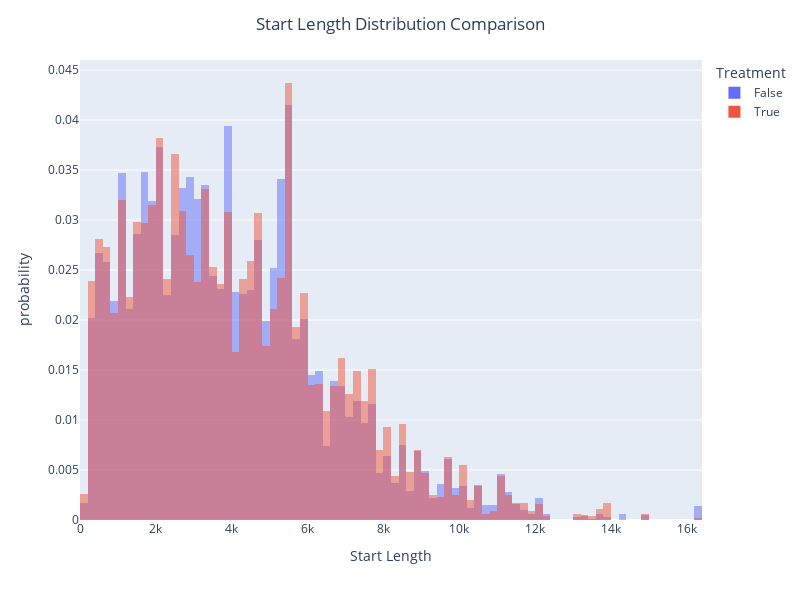
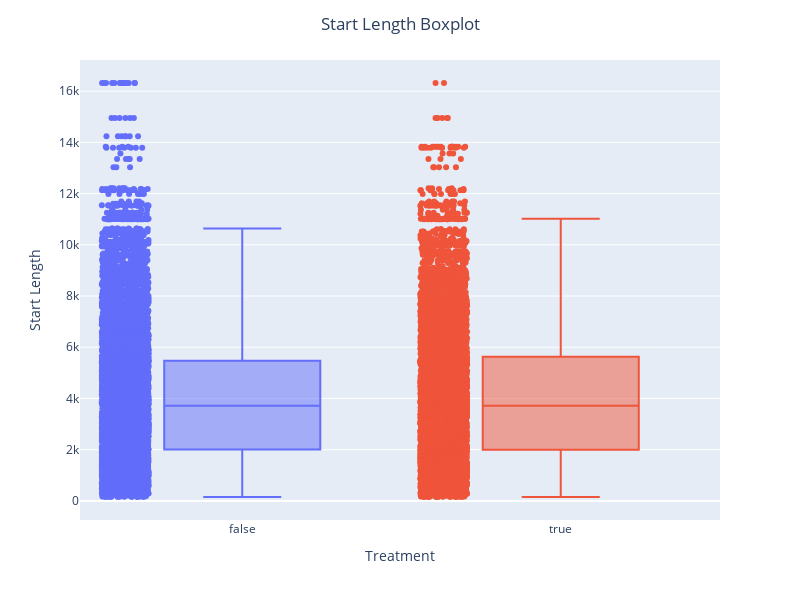

Notebook cell for these charts, in order:
### Code cell
fig, axes = plt.subplots(nrows=1, ncols=2, figsize=(15, 5))

ax = sns.histplot(df_analysis[df_analysis.treatment]["startLength"], stat='probability', color='blue', label='treated', element="step", ax=axes[0])
ax = sns.histplot(df_analysis[~df_analysis.treatment]["startLength"], stat='probability', color='orange', label='control', element="step", ax=axes[0])


bx = sns.boxplot(data=df_analysis, y="startLength", x="treatment", ax=axes[1], width=0.3, palette=["orange", "blue"])

ax.set(title='Start Length distribution comparison', xlabel="Start Length", ylabel='Start Length probability')
bx.set(title='Start Length boxplot', xlabel="Treatment", ylabel='Start Length')
ax.legend()
bx.set_label(["treated","control"])
bx.legend(labels=["treated","control"])
plt.show()

fig_name = "start_length_distribution"

fig = px.histogram(
    df_analysis,
    x="startLength",
    color="treatment",
    labels={"startLength": "Start Length", "count": "Count", "treatment": "Treatment"},
    histnorm="probability",
    #nbins=30,
    barmode='overlay',
)

fig.update_layout(
    title_text="Start Length Distribution Comparison",
    title_x=0.5,
    width=FIGURE_WIDTH,
    height=FIGURE_HEIGHT,
)

fig.write_image(os.path.join(PLOTS_PATH_PX, f"{fig_name}_hist.pdf"))
fig.write_html(os.path.join(PLOTS_PATH_HTML, f"{fig_name}_hist.html"))
fig.show()

fig = px.box(
    df_analysis,
    x="treatment",
    y="startLength",
    color="treatment",
    labels={"startLength": "Start Length", "treatment": "Treatment"},
    points="all"
)

fig.update_layout(
    title_text="Start Length Boxplot",
    showlegend=False,
    title_x=0.5,
    width=FIGURE_WIDTH,
    height=FIGURE_HEIGHT
)

fig.write_image(os.path.join(PLOTS_PATH_PX, f"{fig_name}_box.pdf"))
fig.write_html(os.path.join(PLOTS_PATH_HTML, f"{fig_name}_box.html"))
fig.show()

### Figure 1 — Plotly figure (JSON) as saved in the notebook; plotly's stock layout.template omitted (floating-point values rounded to 4 significant figures; data arrays with more than 128 entries replaced by an {"elided": "..."} marker saying what was removed)
{"data": [{"alignmentgroup": "True", "bingroup": "x", "histnorm": "probability", "hovertemplate": "Treatment=False<br>Start Length=%{x}<br>probability=%{y}<extra></extra>", "legendgroup": "False", "marker": {"color": "#636efa", "opacity": 0.5, "pattern": {"shape": ""}}, "name": "False", "offsetgroup": "False", "orientation": "v", "showlegend": true, "type": "histogram", "x": {"elided": "11019 int values"}, "xaxis": "x", "yaxis": "y"}, {"alignmentgroup": "True", "bingroup": "x", "histnorm": "probability", "hovertemplate": "Treatment=True<br>Start Length=%{x}<br>probability=%{y}<extra></extra>", "legendgroup": "True", "marker": {"color": "#EF553B", "opacity": 0.5, "pattern": {"shape": ""}}, "name": "True", "offsetgroup": "True", "orientation": "v", "showlegend": true, "type": "histogram", "x": {"elided": "8145 int values"}, "xaxis": "x", "yaxis": "y"}], "layout": {"barmode": "overlay", "height": 600, "legend": {"title": {"text": "Treatment"}, "tracegroupgap": 0}, "margin": {"t": 60}, "title": {"text": "Start Length Distribution Comparison", "x": 0.5}, "width": 800, "xaxis": {"anchor": "y", "domain": [0, 1], "title": {"text": "Start Length"}}, "yaxis": {"anchor": "x", "domain": [0, 1], "title": {"text": "probability"}}}}

### Figure 2 — Plotly figure (JSON) as saved in the notebook; plotly's stock layout.template omitted (floating-point values rounded to 4 significant figures; data arrays with more than 128 entries replaced by an {"elided": "..."} marker saying what was removed)
{"data": [{"alignmentgroup": "True", "boxpoints": "all", "hovertemplate": "Treatment=%{x}<br>Start Length=%{y}<extra></extra>", "legendgroup": "False", "marker": {"color": "#636efa"}, "name": "False", "notched": false, "offsetgroup": "False", "orientation": "v", "showlegend": true, "type": "box", "x": {"elided": "11019 bool values"}, "x0": " ", "xaxis": "x", "y": {"elided": "11019 int values"}, "y0": " ", "yaxis": "y"}, {"alignmentgroup": "True", "boxpoints": "all", "hovertemplate": "Treatment=%{x}<br>Start Length=%{y}<extra></extra>", "legendgroup": "True", "marker": {"color": "#EF553B"}, "name": "True", "notched": false, "offsetgroup": "True", "orientation": "v", "showlegend": true, "type": "box", "x": {"elided": "8145 bool values"}, "x0": " ", "xaxis": "x", "y": {"elided": "8145 int values"}, "y0": " ", "yaxis": "y"}], "layout": {"boxmode": "overlay", "height": 600, "legend": {"title": {"text": "Treatment"}, "tracegroupgap": 0}, "margin": {"t": 60}, "showlegend": false, "title": {"text": "Start Length Boxplot", "x": 0.5}, "width": 800, "xaxis": {"anchor": "y", "categoryarray": [false, true], "categoryorder": "array", "domain": [0, 1], "title": {"text": "Treatment"}}, "yaxis": {"anchor": "x", "domain": [0, 1], "title": {"text": "Start Length"}}}}
